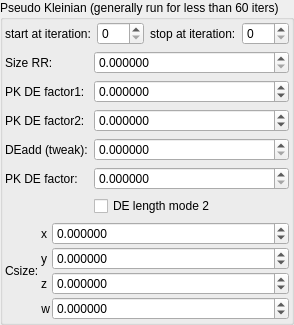
    <widget class="QGroupBox" name="groupBox_2">
     <property name="title">
      <string>Pseudo Kleinian (generally run for less than 60 iters)</string>
     </property>
     <layout class="QVBoxLayout" name="verticalLayout_6">
      <property name="leftMargin">
       <number>2</number>
      </property>
      <property name="topMargin">
       <number>2</number>
      </property>
      <property name="rightMargin">
       <number>2</number>
      </property>
      <property name="bottomMargin">
       <number>2</number>
      </property>
      <item>
       <layout class="QGridLayout" name="gridLayout_17">
        <item row="0" column="3">
         <widget class="MySpinBox" name="spinboxInt_transf_stop_iterations_50">
          <property name="sizePolicy">
           <sizepolicy hsizetype="Minimum" vsizetype="Maximum">
            <horstretch>0</horstretch>
            <verstretch>0</verstretch>
           </sizepolicy>
          </property>
          <property name="font">
           <font>
            <weight>50</weight>
            <bold>false</bold>
           </font>
          </property>
          <property name="maximum">
           <number>250</number>
          </property>
         </widget>
        </item>
        <item row="0" column="0">
         <widget class="QLabel" name="label_72">
          <property name="font">
           <font>
            <weight>50</weight>
            <bold>false</bold>
           </font>
          </property>
          <property name="text">
           <string>start at iteration:</string>
          </property>
         </widget>
        </item>
        <item row="0" column="2">
         <widget class="QLabel" name="label_262">
          <property name="font">
           <font>
            <weight>50</weight>
            <bold>false</bold>
           </font>
          </property>
          <property name="text">
           <string>stop at iteration:</string>
          </property>
         </widget>
        </item>
        <item row="0" column="1">
         <widget class="MySpinBox" name="spinboxInt_transf_start_iterations_C">
          <property name="sizePolicy">
           <sizepolicy hsizetype="Minimum" vsizetype="Maximum">
            <horstretch>0</horstretch>
            <verstretch>0</verstretch>
           </sizepolicy>
          </property>
          <property name="font">
           <font>
            <weight>50</weight>
            <bold>false</bold>
           </font>
          </property>
          <property name="maximum">
           <number>250</number>
          </property>
         </widget>
        </item>
       </layout>
      </item>
      <item>
       <layout class="QGridLayout" name="gridLayout_8" columnstretch="0,1">
        <item row="3" column="0">
         <widget class="QLabel" name="label_271">
          <property name="font">
           <font>
            <weight>50</weight>
            <bold>false</bold>
           </font>
          </property>
          <property name="text">
           <string>PK DE factor2:</string>
          </property>
         </widget>
        </item>
        <item row="4" column="0">
         <widget class="QLabel" name="label_272">
          <property name="font">
           <font>
            <weight>50</weight>
            <bold>false</bold>
           </font>
          </property>
          <property name="text">
           <string>DEadd (tweak):</string>
          </property>
         </widget>
        </item>
        <item row="1" column="1">
         <widget class="MyDoubleSpinBox" name="spinbox_transf_scale_1">
          <property name="sizePolicy">
           <sizepolicy hsizetype="Minimum" vsizetype="Maximum">
            <horstretch>0</horstretch>
            <verstretch>0</verstretch>
           </sizepolicy>
          </property>
          <property name="font">
           <font>
            <weight>50</weight>
            <bold>false</bold>
           </font>
          </property>
          <property name="prefix">
           <string/>
          </property>
          <property name="suffix">
           <string/>
          </property>
          <property name="decimals">
           <number>6</number>
          </property>
          <property name="minimum">
           <double>0.000000000000000</double>
          </property>
          <property name="maximum">
           <double>99.989999999999995</double>
          </property>
          <property name="singleStep">
           <double>0.100000000000000</double>
          </property>
         </widget>
        </item>
        <item row="2" column="0">
         <widget class="QLabel" name="label_270">
          <property name="font">
           <font>
            <weight>50</weight>
            <bold>false</bold>
           </font>
          </property>
          <property name="text">
           <string>PK DE factor1:</string>
          </property>
         </widget>
        </item>
        <item row="5" column="0">
         <widget class="QLabel" name="label_273">
          <property name="font">
           <font>
            <weight>50</weight>
            <bold>false</bold>
           </font>
          </property>
          <property name="text">
           <string>PK DE factor:</string>
          </property>
         </widget>
        </item>
        <item row="4" column="1">
         <widget class="MyDoubleSpinBox" name="spinbox_analyticDE_tweak_005">
          <property name="sizePolicy">
           <sizepolicy hsizetype="Minimum" vsizetype="Maximum">
            <horstretch>0</horstretch>
            <verstretch>0</verstretch>
           </sizepolicy>
          </property>
          <property name="font">
           <font>
            <weight>50</weight>
            <bold>false</bold>
           </font>
          </property>
          <property name="prefix">
           <string/>
          </property>
          <property name="suffix">
           <string/>
          </property>
          <property name="decimals">
           <number>6</number>
          </property>
          <property name="minimum">
           <double>0.000000000000000</double>
          </property>
          <property name="maximum">
           <double>99.989999999999995</double>
          </property>
          <property name="singleStep">
           <double>0.100000000000000</double>
          </property>
         </widget>
        </item>
        <item row="2" column="1">
         <widget class="MyDoubleSpinBox" name="spinbox_transf_offset_0">
          <property name="sizePolicy">
           <sizepolicy hsizetype="Minimum" vsizetype="Maximum">
            <horstretch>0</horstretch>
            <verstretch>0</verstretch>
           </sizepolicy>
          </property>
          <property name="font">
           <font>
            <weight>50</weight>
            <bold>false</bold>
           </font>
          </property>
          <property name="prefix">
           <string/>
          </property>
          <property name="suffix">
           <string/>
          </property>
          <property name="decimals">
           <number>6</number>
          </property>
          <property name="minimum">
           <double>-99.000000000000000</double>
          </property>
          <property name="maximum">
           <double>99.989999999999995</double>
          </property>
          <property name="singleStep">
           <double>0.010000000000000</double>
          </property>
         </widget>
        </item>
        <item row="3" column="1">
         <widget class="MyDoubleSpinBox" name="spinbox_transf_offsetR_0">
          <property name="sizePolicy">
           <sizepolicy hsizetype="Minimum" vsizetype="Maximum">
            <horstretch>0</horstretch>
            <verstretch>0</verstretch>
           </sizepolicy>
          </property>
          <property name="font">
           <font>
            <weight>50</weight>
            <bold>false</bold>
           </font>
          </property>
          <property name="prefix">
           <string/>
          </property>
          <property name="suffix">
           <string/>
          </property>
          <property name="decimals">
           <number>6</number>
          </property>
          <property name="minimum">
           <double>-99.000000000000000</double>
          </property>
          <property name="maximum">
           <double>99.989999999999995</double>
          </property>
          <property name="singleStep">
           <double>0.010000000000000</double>
          </property>
         </widget>
        </item>
        <item row="1" column="0">
         <widget class="QLabel" name="label_257">
          <property name="font">
           <font>
            <weight>50</weight>
            <bold>false</bold>
           </font>
          </property>
          <property name="text">
           <string>Size RR:</string>
          </property>
         </widget>
        </item>
        <item row="5" column="1">
         <widget class="MyDoubleSpinBox" name="spinbox_analyticDE_scale_1">
          <property name="sizePolicy">
           <sizepolicy hsizetype="Minimum" vsizetype="Maximum">
            <horstretch>0</horstretch>
            <verstretch>0</verstretch>
           </sizepolicy>
          </property>
          <property name="font">
           <font>
            <weight>50</weight>
            <bold>false</bold>
           </font>
          </property>
          <property name="prefix">
           <string/>
          </property>
          <property name="suffix">
           <string/>
          </property>
          <property name="decimals">
           <number>6</number>
          </property>
          <property name="minimum">
           <double>0.000000000000000</double>
          </property>
          <property name="maximum">
           <double>99.989999999999995</double>
          </property>
          <property name="singleStep">
           <double>0.100000000000000</double>
          </property>
         </widget>
        </item>
        <item row="6" column="1">
         <widget class="MyCheckBox" name="checkBox_transf_function_enabledK_false">
          <property name="font">
           <font>
            <family>Ubuntu</family>
            <weight>50</weight>
            <bold>false</bold>
           </font>
          </property>
          <property name="text">
           <string notr="true">DE length mode 2</string>
          </property>
         </widget>
        </item>
       </layout>
      </item>
      <item>
       <layout class="QGridLayout" name="gridLayout_10" columnstretch="0,0,1">
        <property name="spacing">
         <number>2</number>
        </property>
        <item row="2" column="1">
         <widget class="QLabel" name="label_37">
          <property name="font">
           <font>
            <weight>50</weight>
            <bold>false</bold>
           </font>
          </property>
          <property name="text">
           <string notr="true">z</string>
          </property>
         </widget>
        </item>
        <item row="0" column="1">
         <widget class="QLabel" name="label_41">
          <property name="font">
           <font>
            <weight>50</weight>
            <bold>false</bold>
           </font>
          </property>
          <property name="text">
           <string notr="true">x</string>
          </property>
         </widget>
        </item>
        <item row="1" column="1">
         <widget class="QLabel" name="label_43">
          <property name="font">
           <font>
            <weight>50</weight>
            <bold>false</bold>
           </font>
          </property>
          <property name="text">
           <string notr="true">y</string>
          </property>
         </widget>
        </item>
        <item row="3" column="1">
         <widget class="QLabel" name="label_155">
          <property name="sizePolicy">
           <sizepolicy hsizetype="Preferred" vsizetype="Preferred">
            <horstretch>0</horstretch>
            <verstretch>0</verstretch>
           </sizepolicy>
          </property>
          <property name="font">
           <font>
            <weight>50</weight>
            <bold>false</bold>
           </font>
          </property>
          <property name="text">
           <string notr="true">w</string>
          </property>
          <property name="alignment">
           <set>Qt::AlignRight|Qt::AlignTrailing|Qt::AlignVCenter</set>
          </property>
         </widget>
        </item>
        <item row="0" column="0" rowspan="4">
         <widget class="QLabel" name="label_44">
          <property name="font">
           <font>
            <weight>50</weight>
            <bold>false</bold>
           </font>
          </property>
          <property name="text">
           <string>Csize:</string>
          </property>
         </widget>
        </item>
        <item row="0" column="2">
         <widget class="MyDoubleSpinBox" name="spinbox4_transf_offset_1111_x">
          <property name="sizePolicy">
           <sizepolicy hsizetype="Minimum" vsizetype="Maximum">
            <horstretch>0</horstretch>
            <verstretch>0</verstretch>
           </sizepolicy>
          </property>
          <property name="font">
           <font>
            <weight>50</weight>
            <bold>false</bold>
           </font>
          </property>
          <property name="prefix">
           <string/>
          </property>
          <property name="suffix">
           <string/>
          </property>
          <property name="decimals">
           <number>6</number>
          </property>
          <property name="minimum">
           <double>-99.989999999999995</double>
          </property>
          <property name="maximum">
           <double>99.989999999999995</double>
          </property>
          <property name="singleStep">
           <double>0.100000000000000</double>
          </property>
         </widget>
        </item>
        <item row="1" column="2">
         <widget class="MyDoubleSpinBox" name="spinbox4_transf_offset_1111_y">
          <property name="sizePolicy">
           <sizepolicy hsizetype="Minimum" vsizetype="Maximum">
            <horstretch>0</horstretch>
            <verstretch>0</verstretch>
           </sizepolicy>
          </property>
          <property name="font">
           <font>
            <weight>50</weight>
            <bold>false</bold>
           </font>
          </property>
          <property name="prefix">
           <string/>
          </property>
          <property name="suffix">
           <string/>
          </property>
          <property name="decimals">
           <number>6</number>
          </property>
          <property name="minimum">
           <double>-99.989999999999995</double>
          </property>
          <property name="maximum">
           <double>99.989999999999995</double>
          </property>
          <property name="singleStep">
           <double>0.100000000000000</double>
          </property>
         </widget>
        </item>
        <item row="2" column="2">
         <widget class="MyDoubleSpinBox" name="spinbox4_transf_offset_1111_z">
          <property name="sizePolicy">
           <sizepolicy hsizetype="Minimum" vsizetype="Maximum">
            <horstretch>0</horstretch>
            <verstretch>0</verstretch>
           </sizepolicy>
          </property>
          <property name="font">
           <font>
            <weight>50</weight>
            <bold>false</bold>
           </font>
          </property>
          <property name="prefix">
           <string/>
          </property>
          <property name="suffix">
           <string/>
          </property>
          <property name="decimals">
           <number>6</number>
          </property>
          <property name="minimum">
           <double>-99.989999999999995</double>
          </property>
          <property name="maximum">
           <double>99.989999999999995</double>
          </property>
          <property name="singleStep">
           <double>0.100000000000000</double>
          </property>
         </widget>
        </item>
        <item row="3" column="2">
         <widget class="MyDoubleSpinBox" name="spinbox4_transf_offset_1111_w">
          <property name="sizePolicy">
           <sizepolicy hsizetype="Minimum" vsizetype="Maximum">
            <horstretch>0</horstretch>
            <verstretch>0</verstretch>
           </sizepolicy>
          </property>
          <property name="font">
           <font>
            <weight>50</weight>
            <bold>false</bold>
           </font>
          </property>
          <property name="prefix">
           <string/>
          </property>
          <property name="suffix">
           <string/>
          </property>
          <property name="decimals">
           <number>6</number>
          </property>
          <property name="minimum">
           <double>-99.989999999999995</double>
          </property>
          <property name="maximum">
           <double>99.989999999999995</double>
          </property>
          <property name="singleStep">
           <double>0.100000000000000</double>
          </property>
         </widget>
        </item>
       </layout>
      </item>
     </layout>
    </widget>
